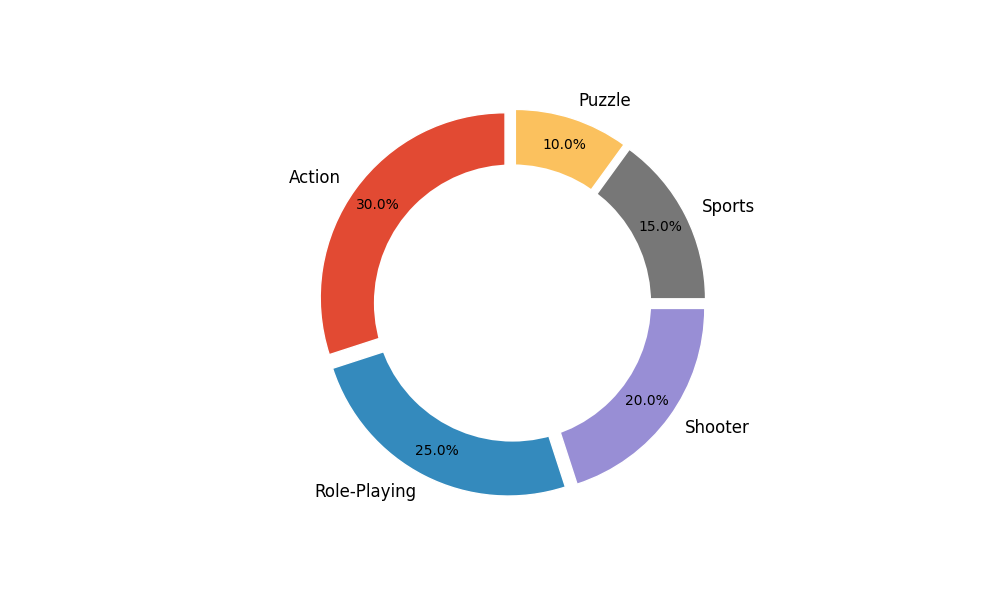

Python code for this plot:
import matplotlib.pyplot as plt
import numpy as np

# Preparing the data
genres = ['Action', 'Role-Playing', 'Shooter', 'Sports', 'Puzzle']
market_share = [30, 25, 20, 15, 10]
colors = ['#E24A33', '#348ABD', '#988ED5', '#777777', '#FBC15E']

fig, ax = plt.subplots(figsize=(10, 6))
wedges, texts, autotexts = ax.pie(
    market_share, 
    labels=genres, 
    colors=colors, 
    autopct='%1.1f%%', 
    startangle=90,
    pctdistance=0.85,
    wedgeprops=dict(width=0.4, edgecolor='white'),
    explode=(0.05, 0.05, 0.05, 0.05, 0.05)
)

centre_circle = plt.Circle((0,0), 0.75, fc='white')
fig.gca().add_artist(centre_circle)

plt.setp(autotexts, size=10, color='black')
plt.setp(texts, size=12)

plt.show()
